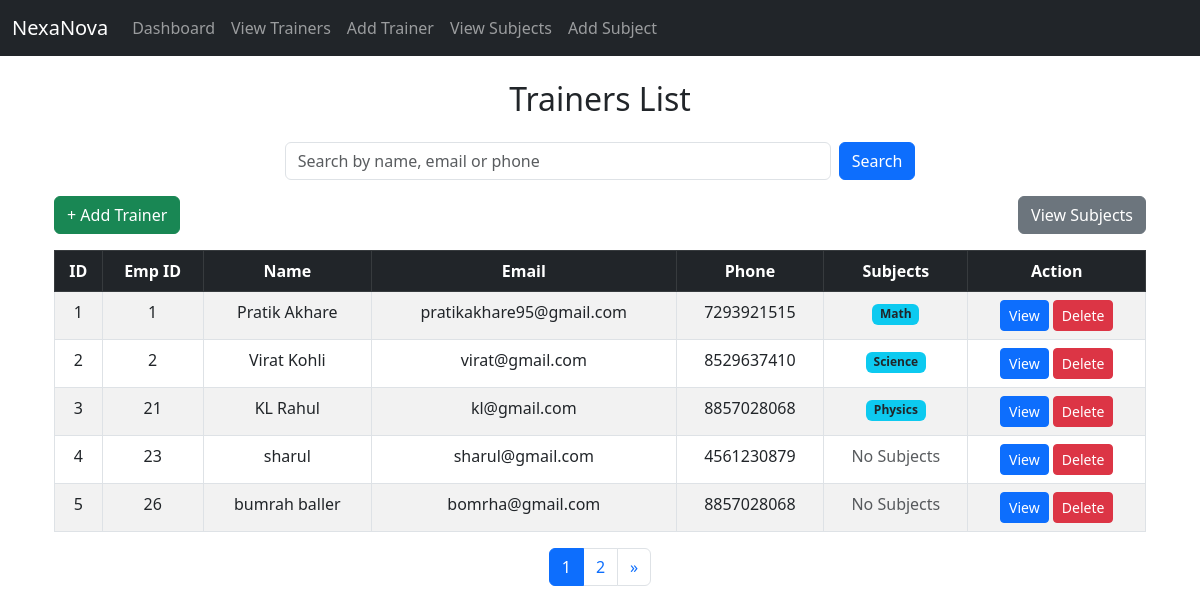
The page /api/trainers/ on the database its author committed.
### trainer/models.py (models this page shows, shortened)
class Trainer(models.Model):
    emp_id = models.IntegerField(unique=True)
    name = models.CharField(max_length=100)
    email = models.EmailField()
    phone = models.CharField(max_length=15)
    subjects = models.ManyToManyField(Subject, related_name='trainers')

class Subject(models.Model):
    code = models.CharField(max_length=10, unique=True)
    name = models.CharField(max_length=100)
    description = models.TextField(blank=True)

### trainer/views.py (the view)
# urls.py: path('trainers/', views.trainer_list, name='trainer-list'),
def trainer_list(request):
    query = request.GET.get('q', '')
    trainers = Trainer.objects.all()
    if query:
        trainers = trainers.filter(
            Q(name__icontains=query) | Q(email__icontains=query) | Q(phone__icontains=query)
        )
    paginator = Paginator(trainers, 5)
    page_number = request.GET.get('page')
    page_obj = paginator.get_page(page_number)
    return render(request, 'trainer/trainer_list.html', {
        'page_obj': page_obj,
        'query': query,
    })

### trainer/templates/trainer/trainer_list.html (shortened to what this page needs)
{% extends 'trainer/base.html' %}
{% block content %}
<div class="container mt-4">
  <h2 class="text-center mb-4">Trainers List</h2>
  <form method="get" class="d-flex justify-content-center mb-3">
    <input type="text" name="q" class="form-control w-50 me-2" placeholder="Search by name, email or phone"
           value="{{ query|default:'' }}">
    <button type="submit" class="btn btn-primary">Search</button>
  </form>
  <div class="d-flex justify-content-between mb-3">
    <a href="{% url 'add-trainer' %}" class="btn btn-success">+ Add Trainer</a>
    <a href="{% url 'subject-list' %}" class="btn btn-secondary">View Subjects</a>
  </div>
  {% if page_obj.object_list %}
  <table class="table table-bordered table-striped text-center">
    <thead class="table-dark">
      <tr>
        <th>ID</th>
        <th>Emp ID</th>
        <th>Name</th>
        <th>Email</th>
        <th>Phone</th>
        <th>Subjects</th>
        <th>Action</th>
      </tr>
    </thead>
    <tbody>
      {% for trainer in page_obj %}
      <tr>
        <td>{{ forloop.counter }}</td>
        <td>{{ trainer.emp_id }}</td>
        <td>{{ trainer.name }}</td>
        <td>{{ trainer.email }}</td>
        <td>{{ trainer.phone }}</td>
        <td>
          {% for subject in trainer.subjects.all %}
            <span class="badge bg-info text-dark">{{ subject.name }}</span>
          {% empty %}
            <span class="text-muted">No Subjects</span>
          {% endfor %}
        </td>
        <td>
          <a href="{% url 'view-trainer' trainer.pk %}" class="btn btn-sm btn-primary">View</a>
          <a href="{% url 'delete-trainer' trainer.pk %}" class="btn btn-sm btn-danger"
             onclick="return confirm('Are you sure you want to delete this trainer?');">Delete</a>
        </td>
      </tr>
      {% endfor %}
    </tbody>
  </table>
  <nav aria-label="Page navigation">
    <ul class="pagination justify-content-center">
      {% for num in page_obj.paginator.page_range %}
        {% if page_obj.number == num %}
          <li class="page-item active"><span class="page-link">{{ num }}</span></li>
        {% elif num > page_obj.number|add:'-3' and num < page_obj.number|add:'3' %}
          <li class="page-item"><a class="page-link" href="?page={{ num }}&q={{ query }}">{{ num }}</a></li>
        {% endif %}
      {% endfor %}
      {% if page_obj.has_next %}
      <li class="page-item">
        <a class="page-link" href="?page={{ page_obj.next_page_number }}&q={{ query }}" aria-label="Next">
          <span aria-hidden="true">&raquo;</span>
        </a>
      </li>
      {% endif %}
    </ul>
  </nav>
  {% else %}
    <div class="alert alert-warning text-center">No trainers found.</div>
  {% endif %}
</div>
{% endblock %}

### rows shown on the page
Trainer: emp_id "1", name "Pratik Akhare", email "pratikakhare95@gmail.com", phone "7293921515"
Subject: name "Math"
Trainer: emp_id "2", name "Virat Kohli", email "virat@gmail.com", phone "8529637410"
Subject: name "Science"
Trainer: emp_id "21", name "KL Rahul", email "kl@gmail.com", phone "8857028068"
Subject: name "Physics"
Trainer: emp_id "23", name "sharul", email "sharul@gmail.com", phone "4561230879"
Trainer: emp_id "26", name "bumrah baller", email "bomrha@gmail.com", phone "8857028068"

### other values the page prints
{{ num }} "1"
{{ num }} "2"
